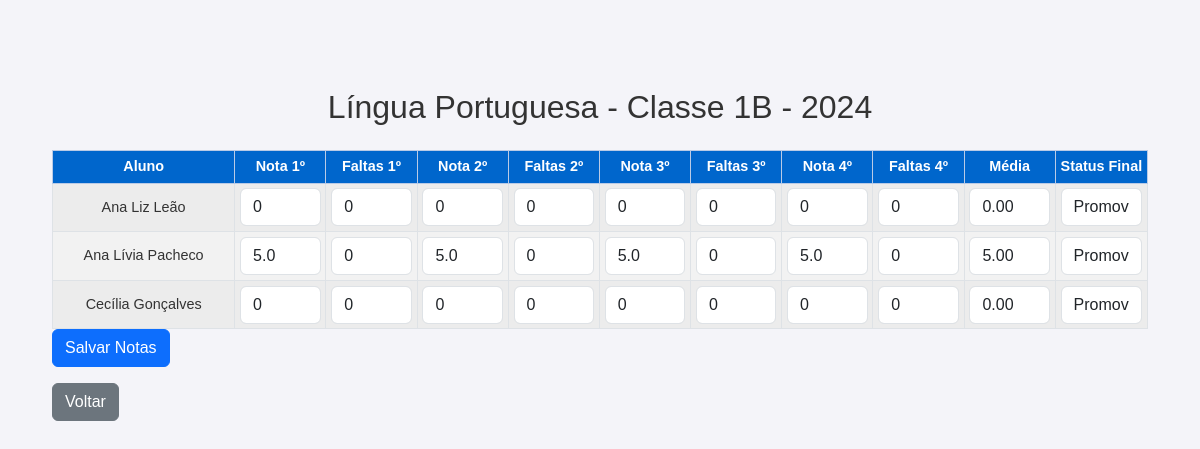
Screenshot of /turma/2/disciplina/2/adicionar_notas/ (signed in) with the database file from the repository.
### core/models.py (models this page shows, shortened)
class Disciplina(models.Model):
    nome = models.CharField(max_length=100)  # Nome da disciplina

class Turma(models.Model):
    ano = models.PositiveIntegerField()  # Ano da turma (Exemplo: 2024)
    classe = models.CharField(max_length=5, default='Indefinido')  # Classe (Exemplo: 1A, 2B, etc.)
    alunos = models.ManyToManyField(Aluno, related_name='turmas')
    professores = models.ManyToManyField(Professor, related_name='turmas')
    class Meta:
        verbose_name = "Turma"
        verbose_name_plural = "Turmas"

class Aluno(models.Model):
    user = models.OneToOneField(User, on_delete=models.CASCADE, related_name='aluno_profile')
    nome = models.CharField(max_length=100)
    rm = models.CharField(max_length=20, unique=True)  # Registro de matrícula único
    ra_rg = models.CharField(max_length=20, blank=True, null=True)  # RA ou RG (opcional)
    data_nascimento = models.DateField()  # Data de nascimento do aluno
    status = models.CharField(
        max_length=11,
        choices=[('ativo', 'Ativo'), ('transferido', 'Transferido'), ('suplente', 'Suplente')],
        default='ativo'
    )
    email_responsavel = models.EmailField(max_length=100, blank=True, null=True)
    telefone_responsavel = models.CharField(max_length=15, blank=True, null=True)

class Nota(models.Model):
    aluno = models.ForeignKey('Aluno', on_delete=models.CASCADE)
    disciplina = models.ForeignKey('Disciplina', on_delete=models.CASCADE)
    nota_bimestre1 = models.FloatField(default=0)
    faltas_bimestre1 = models.IntegerField(default=0)
    nota_bimestre2 = models.FloatField(default=0)
    faltas_bimestre2 = models.IntegerField(default=0)
    nota_bimestre3 = models.FloatField(default=0)
    faltas_bimestre3 = models.IntegerField(default=0)
    nota_bimestre4 = models.FloatField(default=0)
    faltas_bimestre4 = models.IntegerField(default=0)
    media_final = models.FloatField(default=0)
    STATUS_CHOICES = [
        ('P', 'Promovido'),
        ('PC', 'Promovido pelo conselho'),
        ('T', 'Transferido'),
        ('R', 'Retido'),
        ('NC', 'Não Comparecimento'),
        ('AB', 'Abandono'),
        ('RC', 'Reclassificado'),
        ('RM', 'Remanejado'),
    ]
    status_final = models.CharField(max_length=2, choices=STATUS_CHOICES, default='P')

### core/views.py (the view, shortened to what this page needs)
# urls.py: path('turma/<int:turma_id>/disciplina/<int:disciplina_id>/adicionar_notas/', views.adicionar_notas, name='adicionar_notas'),
@login_required
def adicionar_notas(request, turma_id, disciplina_id):
    turma = get_object_or_404(Turma, id=turma_id)
    disciplina = get_object_or_404(Disciplina, id=disciplina_id)
    alunos = turma.alunos.all().order_by('nome')
    alunos_notas = [(aluno, Nota.objects.filter(aluno=aluno, disciplina=disciplina).first()) for aluno in alunos]
    return render(request, 'core/adicionar_notas.html', {
        'turma': turma,
        'disciplina': disciplina,
        'alunos_notas': alunos_notas,
        'status_choices': Nota.STATUS_CHOICES  # Passa as opções de status para o template
    })

### core/templates/core/adicionar_notas.html (shortened to what this page needs)
{% load static %}
<!DOCTYPE html>
<html lang="pt-BR">
<head>
    <link href="https://cdn.jsdelivr.net/npm/bootstrap@5.3.0/dist/css/bootstrap.min.css" rel="stylesheet">
    <link rel="stylesheet" href="{% static 'css/estilos.css' %}">
</head>
<body>
    <div class="container-fluid mt-5">
        <h1 class="text-center mb-4">{{ disciplina.nome }} - Classe {{ turma.classe }} - {{ turma.ano }}</h1>
        <form method="post">
            <div class="table-responsive">
                <table class="table table-striped table-bordered table-custom w-100">
                    <thead class="table-primary">
                        <tr>
                            <th class="col-md-2">Aluno</th>
                            <th class="col-md-1">Nota 1º</th>
                            <th class="col-md-1">Faltas 1º</th>
                            <th class="col-md-1">Nota 2º</th>
                            <th class="col-md-1">Faltas 2º</th>
                            <th class="col-md-1">Nota 3º</th>
                            <th class="col-md-1">Faltas 3º</th>
                            <th class="col-md-1">Nota 4º</th>
                            <th class="col-md-1">Faltas 4º</th>
                            <th class="col-md-1">Média</th>
                            <th class="col-md-2">Status Final</th>
                        </tr>
                    </thead>
                    <tbody>
                        {% for aluno, nota in alunos_notas %}
                        <tr>
                            <td>{{ aluno.nome }}</td>
                            <td><input type="number" step="0.5" name="nota_bimestre1_{{ aluno.id }}" value="{{ nota.nota_bimestre1|default:0 }}" class="form-control nota" data-aluno-id="{{ aluno.id }}"></td>
                            <td><input type="number" name="faltas_bimestre1_{{ aluno.id }}" value="{{ nota.faltas_bimestre1|default:0 }}" class="form-control"></td>
                            <td><input type="number" step="0.5" name="nota_bimestre2_{{ aluno.id }}" value="{{ nota.nota_bimestre2|default:0 }}" class="form-control nota" data-aluno-id="{{ aluno.id }}"></td>
                            <td><input type="number" name="faltas_bimestre2_{{ aluno.id }}" value="{{ nota.faltas_bimestre2|default:0 }}" class="form-control"></td>
                            <td><input type="number" step="0.5" name="nota_bimestre3_{{ aluno.id }}" value="{{ nota.nota_bimestre3|default:0 }}" class="form-control nota" data-aluno-id="{{ aluno.id }}"></td>
                            <td><input type="number" name="faltas_bimestre3_{{ aluno.id }}" value="{{ nota.faltas_bimestre3|default:0 }}" class="form-control"></td>
                            <td><input type="number" step="0.5" name="nota_bimestre4_{{ aluno.id }}" value="{{ nota.nota_bimestre4|default:0 }}" class="form-control nota" data-aluno-id="{{ aluno.id }}"></td>
                            <td><input type="number" name="faltas_bimestre4_{{ aluno.id }}" value="{{ nota.faltas_bimestre4|default:0 }}" class="form-control"></td>
                            <td><input type="text" name="media_final_{{ aluno.id }}" value="{{ nota.media_final|default:0 }}" class="form-control media-final" readonly></td>
                            <td>
                                <select name="status_final_{{ aluno.id }}" class="form-control">
                                    {% for value, label in status_choices %}
                                        <option value="{{ value }}" {% if nota.status_final == value %}selected{% endif %}>{{ label }}</option>
                                    {% endfor %}
                                </select>
                            </td>
                        </tr>
                        {% empty %}
                        <tr>
                            <td colspan="11" class="text-center">Nenhum aluno cadastrado nesta turma.</td>
                        </tr>
                        {% endfor %}
                    </tbody>
                </table>
            </div>
            <button type="submit" class="btn btn-primary">Salvar Notas</button>
        </form>
        <a href="{% url 'professor_home' %}" class="btn btn-secondary mt-3">Voltar</a>
    </div>
</body>
</html>

### static/css/estilos.css (style rules this page uses)
body { font-family: 'Arial', sans-serif; background-color: #f4f4f9; margin: 20px; padding: 20px; }
h1 { color: #333; text-align: center; margin-top: 20px; font-size: 2em; }
table { width: 80%; margin: 20px auto; border-collapse: collapse; background-color: #fff; border-radius: 8px; box-shadow: 0 2px 5px rgba(0, 0, 0, 0.1); }
th, td { padding: 12px 15px; text-align: center !important; vertical-align: middle !important; font-size: 1.1em; }
th { background-color: #0066cc; color: white; font-weight: bold; }
td { background-color: #f9f9f9; color: #333; }
tr:nth-child(even) td { background-color: #f2f2f2; }
.table-custom th, .table-custom td { padding: 12px 15px; text-align: center !important; vertical-align: middle !important; font-size: 1.1em; }
.table-custom { width: 100% !important; margin: 0 auto; }
.table-custom { box-shadow: 0 2px 5px rgba(0, 0, 0, 0.1); }
.table-custom th { background-color: #0066cc; color: white; font-weight: bold; }
.table-custom td { background-color: #f9f9f9; color: #333; }

### core/templates/core/adicionar_notas.html (style rules this page uses)
.table-custom th, .table-custom td { padding: 0.3rem; font-size: 0.9rem; }
.table-custom th { white-space: nowrap; }

### rows the page displays
Disciplina: nome "Língua Portuguesa"
Turma: classe "1B", ano "2024"
Aluno: nome "Ana Liz Leão", nota_bimestre1 "0", faltas_bimestre1 "0", nota_bimestre2 "0", faltas_bimestre2 "0", nota_bimestre3 "0", faltas_bimestre3 "0", nota_bimestre4 "0", faltas_bimestre4 "0", media_final "0.00", id "Promovido"
Aluno: nome "Ana Lívia Pacheco", nota_bimestre1 "5.0", faltas_bimestre1 "0", nota_bimestre2 "5.0", faltas_bimestre2 "0", nota_bimestre3 "5.0", faltas_bimestre3 "0", nota_bimestre4 "5.0", faltas_bimestre4 "0", media_final "5.00", id "Promovido pelo conselho"
Aluno: nome "Cecília Gonçalves", nota_bimestre1 "0", faltas_bimestre1 "0", nota_bimestre2 "0", faltas_bimestre2 "0", nota_bimestre3 "0", faltas_bimestre3 "0", nota_bimestre4 "0", faltas_bimestre4 "0", media_final "0.00", id "Promovido"
